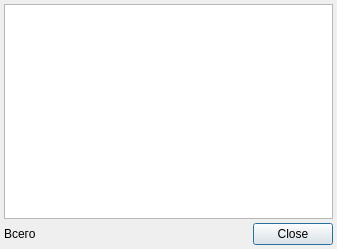
<?xml version="1.0" encoding="UTF-8"?>
<ui version="4.0">
 <class>RBMedicalExemptionReasonItemList</class>
 <widget class="QDialog" name="RBMedicalExemptionReasonItemList">
  <property name="geometry">
   <rect>
    <x>0</x>
    <y>0</y>
    <width>337</width>
    <height>249</height>
   </rect>
  </property>
  <property name="windowTitle">
   <string>Dialog</string>
  </property>
  <layout class="QGridLayout" name="gridLayout">
   <property name="margin">
    <number>4</number>
   </property>
   <property name="spacing">
    <number>4</number>
   </property>
   <item row="0" column="0" colspan="2">
    <widget class="QSplitter" name="splitter">
     <property name="orientation">
      <enum>Qt::Vertical</enum>
     </property>
     <widget class="QWidget" name="pnlItems" native="true">
      <layout class="QVBoxLayout" name="verticalLayout">
       <property name="spacing">
        <number>0</number>
       </property>
       <property name="margin">
        <number>0</number>
       </property>
       <item>
        <widget class="CTableView" name="tblItems"/>
       </item>
      </layout>
     </widget>
    </widget>
   </item>
   <item row="1" column="0">
    <widget class="QLabel" name="label">
     <property name="text">
      <string>Всего</string>
     </property>
    </widget>
   </item>
   <item row="1" column="1">
    <widget class="QDialogButtonBox" name="buttonBox">
     <property name="orientation">
      <enum>Qt::Horizontal</enum>
     </property>
     <property name="standardButtons">
      <set>QDialogButtonBox::Close</set>
     </property>
    </widget>
   </item>
  </layout>
 </widget>
 <customwidgets>
  <customwidget>
   <class>CTableView</class>
   <extends>QTableView</extends>
   <header>library/TableView.h</header>
  </customwidget>
 </customwidgets>
 <resources/>
 <connections>
  <connection>
   <sender>buttonBox</sender>
   <signal>accepted()</signal>
   <receiver>RBMedicalExemptionReasonItemList</receiver>
   <slot>accept()</slot>
   <hints>
    <hint type="sourcelabel">
     <x>248</x>
     <y>254</y>
    </hint>
    <hint type="destinationlabel">
     <x>157</x>
     <y>274</y>
    </hint>
   </hints>
  </connection>
  <connection>
   <sender>buttonBox</sender>
   <signal>rejected()</signal>
   <receiver>RBMedicalExemptionReasonItemList</receiver>
   <slot>reject()</slot>
   <hints>
    <hint type="sourcelabel">
     <x>316</x>
     <y>260</y>
    </hint>
    <hint type="destinationlabel">
     <x>286</x>
     <y>274</y>
    </hint>
   </hints>
  </connection>
 </connections>
</ui>
